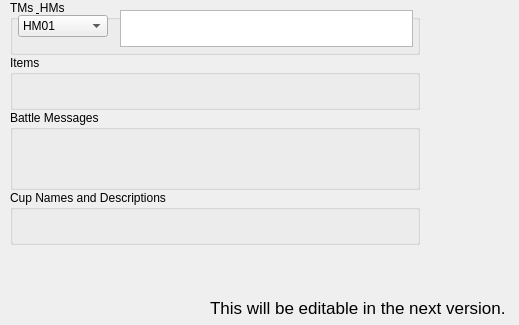
    <widget class="QWidget" name="tab_Text_Strings">
     <attribute name="title">
      <string>Text strings</string>
     </attribute>
     <widget class="QGroupBox" name="groupBox_Text_TMsHMs">
      <property name="geometry">
       <rect>
        <x>10</x>
        <y>0</y>
        <width>410</width>
        <height>55</height>
       </rect>
      </property>
      <property name="title">
       <string>TMs &amp; HMs</string>
      </property>
      <widget class="QTextEdit" name="textEdit_MoveTMHMText">
       <property name="geometry">
        <rect>
         <x>110</x>
         <y>10</y>
         <width>293</width>
         <height>37</height>
        </rect>
       </property>
       <property name="font">
        <font>
         <family>Courier New</family>
        </font>
       </property>
      </widget>
      <widget class="QComboBox" name="comboBox_TMsHMsNames">
       <property name="geometry">
        <rect>
         <x>8</x>
         <y>15</y>
         <width>90</width>
         <height>22</height>
        </rect>
       </property>
       <item>
        <property name="text">
         <string>HM01</string>
        </property>
       </item>
       <item>
        <property name="text">
         <string>HM02</string>
        </property>
       </item>
       <item>
        <property name="text">
         <string>HM03</string>
        </property>
       </item>
       <item>
        <property name="text">
         <string>HM04</string>
        </property>
       </item>
       <item>
        <property name="text">
         <string>HM05</string>
        </property>
       </item>
       <item>
        <property name="text">
         <string>TM01</string>
        </property>
       </item>
       <item>
        <property name="text">
         <string>TM02</string>
        </property>
       </item>
       <item>
        <property name="text">
         <string>TM03</string>
        </property>
       </item>
       <item>
        <property name="text">
         <string>TM04</string>
        </property>
       </item>
       <item>
        <property name="text">
         <string>TM05</string>
        </property>
       </item>
       <item>
        <property name="text">
         <string>TM06</string>
        </property>
       </item>
       <item>
        <property name="text">
         <string>TM07</string>
        </property>
       </item>
       <item>
        <property name="text">
         <string>TM08</string>
        </property>
       </item>
       <item>
        <property name="text">
         <string>TM09</string>
        </property>
       </item>
       <item>
        <property name="text">
         <string>TM10</string>
        </property>
       </item>
       <item>
        <property name="text">
         <string>TM11</string>
        </property>
       </item>
       <item>
        <property name="text">
         <string>TM12</string>
        </property>
       </item>
       <item>
        <property name="text">
         <string>TM13</string>
        </property>
       </item>
       <item>
        <property name="text">
         <string>TM14</string>
        </property>
       </item>
       <item>
        <property name="text">
         <string>TM15</string>
        </property>
       </item>
       <item>
        <property name="text">
         <string>TM16</string>
        </property>
       </item>
       <item>
        <property name="text">
         <string>TM17</string>
        </property>
       </item>
       <item>
        <property name="text">
         <string>TM18</string>
        </property>
       </item>
       <item>
        <property name="text">
         <string>TM19</string>
        </property>
       </item>
       <item>
        <property name="text">
         <string>TM20</string>
        </property>
       </item>
       <item>
        <property name="text">
         <string>TM21</string>
        </property>
       </item>
       <item>
        <property name="text">
         <string>TM22</string>
        </property>
       </item>
       <item>
        <property name="text">
         <string>TM23</string>
        </property>
       </item>
       <item>
        <property name="text">
         <string>TM24</string>
        </property>
       </item>
       <item>
        <property name="text">
         <string>TM25</string>
        </property>
       </item>
       <item>
        <property name="text">
         <string>TM26</string>
        </property>
       </item>
       <item>
        <property name="text">
         <string>TM27</string>
        </property>
       </item>
       <item>
        <property name="text">
         <string>TM28</string>
        </property>
       </item>
       <item>
        <property name="text">
         <string>TM29</string>
        </property>
       </item>
       <item>
        <property name="text">
         <string>TM30</string>
        </property>
       </item>
       <item>
        <property name="text">
         <string>TM31</string>
        </property>
       </item>
       <item>
        <property name="text">
         <string>TM32</string>
        </property>
       </item>
       <item>
        <property name="text">
         <string>TM33</string>
        </property>
       </item>
       <item>
        <property name="text">
         <string>TM34</string>
        </property>
       </item>
       <item>
        <property name="text">
         <string>TM35</string>
        </property>
       </item>
       <item>
        <property name="text">
         <string>TM36</string>
        </property>
       </item>
       <item>
        <property name="text">
         <string>TM37</string>
        </property>
       </item>
       <item>
        <property name="text">
         <string>TM38</string>
        </property>
       </item>
       <item>
        <property name="text">
         <string>TM39</string>
        </property>
       </item>
       <item>
        <property name="text">
         <string>TM40</string>
        </property>
       </item>
       <item>
        <property name="text">
         <string>TM41</string>
        </property>
       </item>
       <item>
        <property name="text">
         <string>TM42</string>
        </property>
       </item>
       <item>
        <property name="text">
         <string>TM43</string>
        </property>
       </item>
       <item>
        <property name="text">
         <string>TM44</string>
        </property>
       </item>
       <item>
        <property name="text">
         <string>TM45</string>
        </property>
       </item>
       <item>
        <property name="text">
         <string>TM46</string>
        </property>
       </item>
       <item>
        <property name="text">
         <string>TM47</string>
        </property>
       </item>
       <item>
        <property name="text">
         <string>TM48</string>
        </property>
       </item>
       <item>
        <property name="text">
         <string>TM49</string>
        </property>
       </item>
       <item>
        <property name="text">
         <string>TM50</string>
        </property>
       </item>
      </widget>
     </widget>
     <widget class="QLabel" name="label_temp_message_2">
      <property name="geometry">
       <rect>
        <x>210</x>
        <y>300</y>
        <width>300</width>
        <height>16</height>
       </rect>
      </property>
      <property name="font">
       <font>
        <pointsize>13</pointsize>
       </font>
      </property>
      <property name="text">
       <string>This will be editable in the next version.</string>
      </property>
     </widget>
     <widget class="QGroupBox" name="groupBox_Text_Items">
      <property name="geometry">
       <rect>
        <x>10</x>
        <y>55</y>
        <width>410</width>
        <height>55</height>
       </rect>
      </property>
      <property name="title">
       <string>Items</string>
      </property>
     </widget>
     <widget class="QGroupBox" name="groupBox_Text_Battle">
      <property name="geometry">
       <rect>
        <x>10</x>
        <y>110</y>
        <width>410</width>
        <height>80</height>
       </rect>
      </property>
      <property name="title">
       <string>Battle Messages</string>
      </property>
     </widget>
     <widget class="QGroupBox" name="groupBox_Text_Cups">
      <property name="geometry">
       <rect>
        <x>10</x>
        <y>190</y>
        <width>410</width>
        <height>55</height>
       </rect>
      </property>
      <property name="title">
       <string>Cup Names and Descriptions</string>
      </property>
     </widget>
    </widget>
